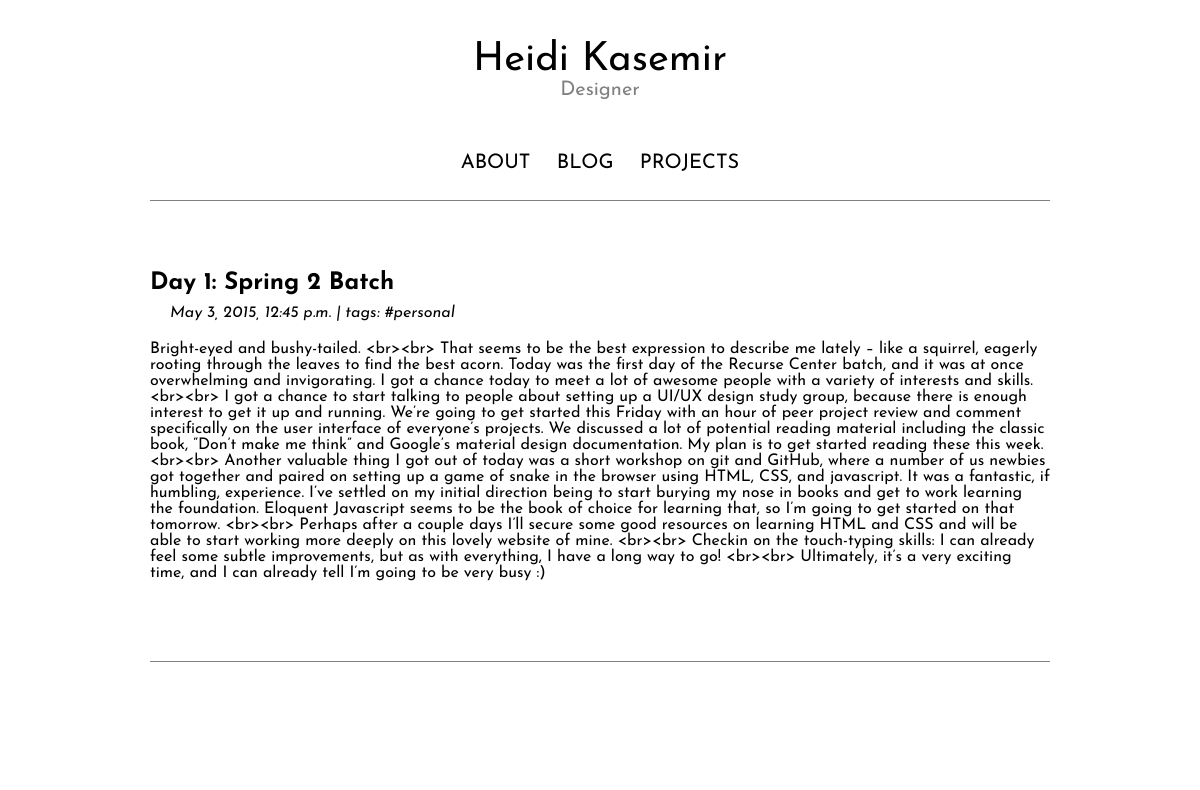
Screenshot of /blog/day-1 with the database file from the repository.
### blog/models.py (models this page shows, shortened)
class Entry(models.Model):
    title = models.CharField(max_length = 200)
    body = models.TextField()
    slug = models.SlugField(max_length = 200, unique = True)
    publish = models.BooleanField(default=True)
    created = models.DateTimeField(auto_now_add = True)
    modified = models.DateTimeField(auto_now = True)
    tags = models.ManyToManyField(Tag)
    objects = EntryQuerySet.as_manager()
    class Meta:
        verbose_name = "Blog Entry"
        verbose_name_plural = "Blog Entries"
        ordering = ["-created"]

class Tag(models.Model):
    slug = models.SlugField(max_length=200, unique=True)
    def __str__(self):
        return self.slug

### blog/views.py (the view)
# urls.py: url(r'^(?P<slug>\S+)$', views.BlogDetail.as_view(),
class BlogDetail(generic.DetailView):
    model = models.Entry
    template_name = "blog/post.html"

### templates/blog/post.html
{% extends "main.html" %}
{% load django_markdown %}
{% block blog_entries %}
  <div class="post">
    <h2>{{ object.title }}</h2>
    <p class="meta">
      {{ object.created }} |
      tags: {% for tag in object.tags.all %}<a class="post-category
      post-category-js" href="{% url 'blog:tag_index' slug=tag.slug %}"> #{{tag}}</a>
      {% endfor %}
    </p>
    {{ object.body|markdown }}
  </div>
{% endblock %}

### static/mainpage/css/styles.css (style rules this page uses)
* { margin:0; padding:0; font-family: 'Josefin Sans', sans-serif; }
a { text-decoration: none; color: black; margin-top: 10px; transition-property: color; transition-duration: .35s; transition-timing-function: ease-out; }
body { animation: fadein 2s; -moz-animation: fadein 2s; -webkit-animation: fadein 2s; -o-animation: fadein 2s; }
h2 { padding-bottom: 10px; padding-top: 40px; }
.meta { font-style: italic; padding-bottom: 20px; text-indent: 20px; }

### rows the page displays
Entry: title "Day 1: Spring 2 Batch", created "May 3, 2015, 12:45 p.m.", body "Bright-eyed and bushy-tailed. <br><br> That seems to be the best expression to describe me lately – like a squirrel, eagerly rooting through the leaves to find the best acorn. Today was the first day of the Recurse Center batch, and it was at once overwhelming and invigorating. I got a chance today to meet a lot of awesome people with a variety of interests and skills. <br><br> I got a chance to start talking to people about setting up a UI/UX design study group, because there is enough interest to get it up and running. We’re going to get started this Friday with an hour of peer project review and comment specifically on the user interface of everyone’s projects. We discussed a lot of…"
Tag: slug "personal"
